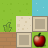

A level layout from a 2D game, rendered from its tile map. Below: a short description, then the map file with its tile-grid data intact:
An orthogonal 3x3 tile map with 16x16 px tiles, 7 tile layers (Background, OnBackground, Area, OnGroundInteractable, ...), 3 tilesets and 1 object (Avatar).

<map version="1.0" orientation="orthogonal" renderorder="right-down" width="3" height="3" tilewidth="16" tileheight="16" nextobjectid="19">
 <tileset firstgid="1" name="ui" tilewidth="100" tileheight="100" spacing="5" tilecount="25" columns="5">
  <image source="ui_default.png" trans="ff00ff" width="512" height="512" />
 </tileset>
 <tileset firstgid="901" name="winter" tilewidth="16" tileheight="16" spacing="1" tilecount="900" columns="15">
  <image source="roguelike_selection_winter.png" trans="ff00ff" width="256" height="1024" />
 </tileset>
 <tileset firstgid="1" name="summer" tilewidth="16" tileheight="16" spacing="1" tilecount="900" columns="15">
  <image source="roguelike_selection_summer.png" trans="ff00ff" width="256" height="1024" />
 </tileset>    
 <layer name="Background" width="3" height="3">
  <data encoding="csv">
31,31,31,
31,31,31,
31,31,31
</data>
 </layer>
 <layer name="OnBackground" width="3" height="3">
  <data encoding="csv">
0,0,0,
91,0,0,
0,0,0
</data>
 </layer>
 <layer name="Area" width="3" height="3">
  <data encoding="csv">
0,0,0,
0,136,0,
0,0,0
</data>
 </layer>
 <layer name="OnGroundInteractable" width="3" height="3">
  <data encoding="csv">
0,0,196,
0,0,0,
0,0,0
</data>
 </layer>
 <layer name="ObstacleInteractable" width="3" height="3">
  <data encoding="csv">
0,0,0,
0,0,0,
0,0,316
</data>
 </layer>
 <layer name="Obstacle" width="3" height="3">
  <data encoding="csv">
0,0,0,
0,0,256,
271,256,0
</data>
 </layer>
 <objectgroup name="Object">
  <object id="1" name="Pingu" type="Avatar" gid="496" x="22.0909" y="14" width="16" height="16" rotation="125" />
 </objectgroup>
 <layer name="Foreground" width="3" height="3">
  <data encoding="csv">
0,0,0,
0,0,0,
0,0,0
</data>
 </layer>
 <objectgroup name="ForegroundObject" />
</map>